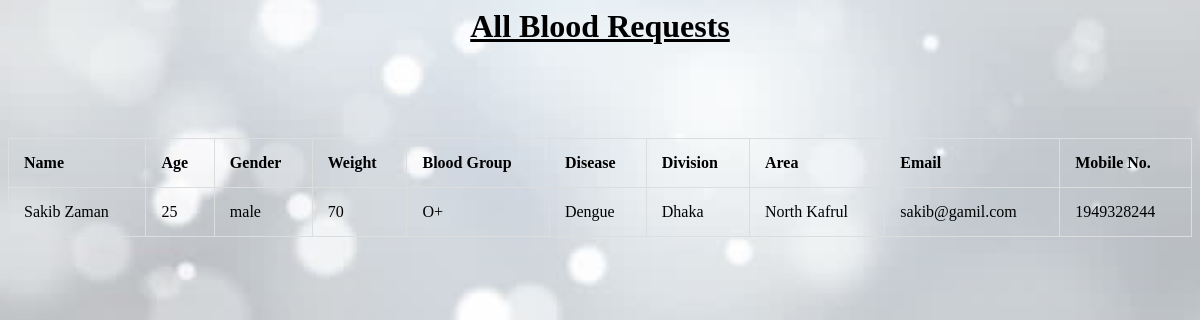
Page /CODE/Life_Support/Blood_requests.php on the committed database.
### tables this page shows
CREATE TABLE `patient` (
  `P_ID` int(11) NOT NULL,
  `P_Name` varchar(255) DEFAULT NULL,
  `P_Age` int(11) DEFAULT NULL,
  `P_Email` varchar(255) DEFAULT NULL,
  `P_Gender` varchar(255) DEFAULT NULL,
  `P_Bloodgroup` varchar(255) DEFAULT NULL,
  `P_Weight` int(11) DEFAULT NULL,
  `P_Disease` varchar(255) DEFAULT NULL,
  `P_Division` varchar(255) DEFAULT NULL,
  `P_Area` varchar(255) DEFAULT NULL,
  `P_Mobile_no` int(11) DEFAULT NULL
);

### CODE/Life_Support/Blood_requests.php (the view, shortened to what this page needs)
<html>
<head>
    <link rel="stylesheet" href="css/styleD.css">
</head>
<body>
  <?php
  $conn = OpenCon();
  $sql = "SELECT * FROM patient";
  $result = mysqli_query($conn, $sql);
  ?>
  <center><h1><u>All Blood Requests</u></h1></center>
  <br><br><br><br>
      <table>
        <tr>
                    <th>Name</th>
                    <th>Age</th>
                    <th>Gender</th>
                    <th>Weight</th>
                    <th>Blood Group</th>
                    <th>Disease</th>
                    <th>Division</th>
                    <th>Area</th>
                    <th>Email</th>
                    <th>Mobile No.</th>
        </tr>
        <?php
    while (($row1 = mysqli_fetch_assoc($result))) {
      ?>
        <tr>
          <td><?php echo $row1["P_Name"]."<br>"; ?></td>
          <td><?php echo $row1["P_Age"]."<br>"; ?></td>
          <td><?php echo $row1["P_Gender"]."<br>"; ?></td>
          <td><?php echo $row1["P_Weight"]."<br>"; ?></td>
          <td><?php echo $row1["P_Bloodgroup"]."<br>"; ?></td>
          <td><?php echo $row1["P_Disease"]."<br>"; ?></td>
          <td><?php echo $row1["P_Division"]."<br>"; ?></td>
          <td><?php echo $row1["P_Area"]."<br>"; ?></td>
          <td><?php echo $row1["P_Email"]."<br>"; ?></td>
          <td><?php echo $row1["P_Mobile_no"]."<br>"; ?></td>
        </tr>
    <?php
    }
    ?>
  </table>
</body>

### CODE/Life_Support/Blood_requests.php (style rules this page uses)
table, td, th { border: 1px solid #ddd; text-align: left; }
table { border-collapse: collapse; width: 100%; }
th, td { padding: 15px; }
body { background-image: url(images/theme2.jpg); height: 605px; background-repeat: no-repeat; background-size: cover; background-position: center; position: relative; }

### rows in the picture
patient: P_Name "Sakib Zaman", P_Age "25", P_Gender "male", P_Weight "70", P_Bloodgroup "O+", P_Disease "Dengue", P_Division "Dhaka", P_Area "North Kafrul", P_Email "sakib@gamil.com", P_Mobile_no "1949328244"
